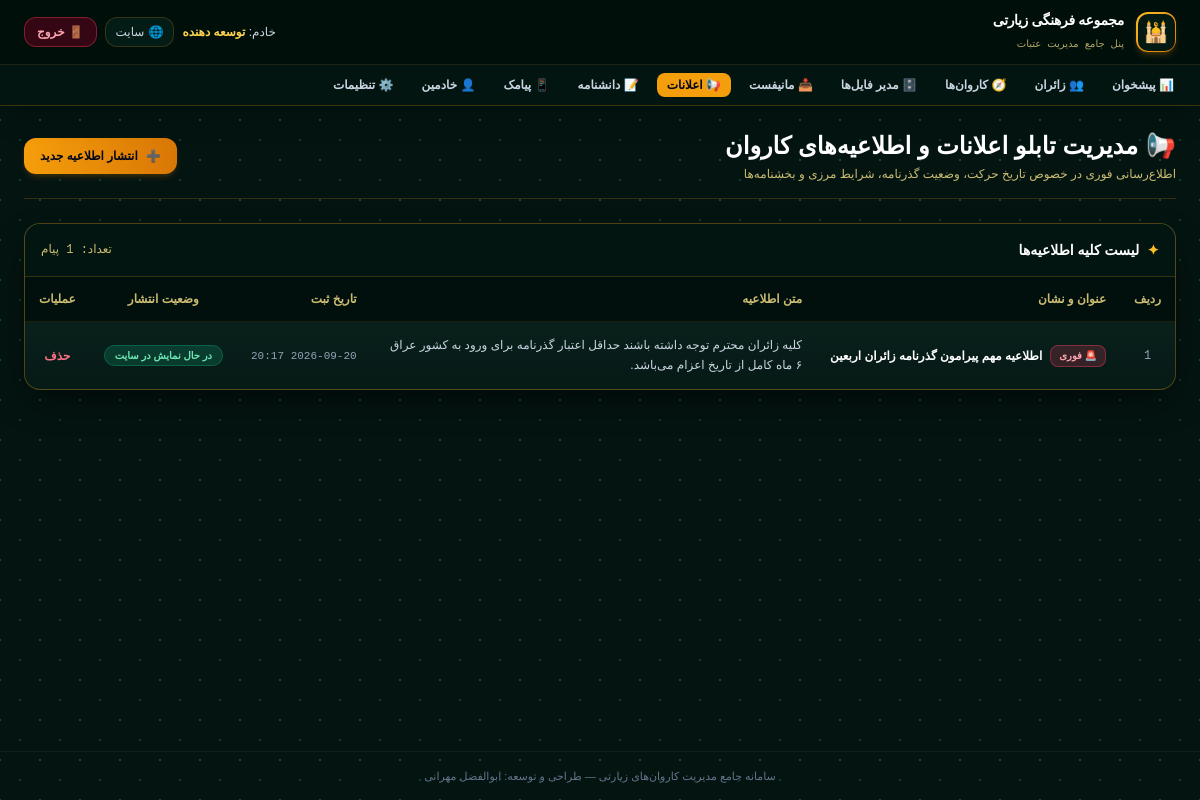
The page /admin/announcements.php (signed in) on the database its author committed.
### tables this page shows
CREATE TABLE `announcements` (
  `id` int(11) NOT NULL,
  `title` varchar(255) NOT NULL,
  `content` text NOT NULL,
  `badge_type` enum('urgent','info','success') DEFAULT 'info',
  `is_active` tinyint(1) DEFAULT 1,
  `created_at` timestamp NOT NULL DEFAULT current_timestamp(),
  `status` enum('active','inactive') DEFAULT 'active'
);

### db.php (called while the page is built, shortened)
<?php
function safe($data) {
    return htmlspecialchars(trim((string)$data), ENT_QUOTES, 'UTF-8');
}

### admin/announcements.php (the view, shortened to what this page needs)
<?php
require_once __DIR__ . '/header.php';
$announcements = $conn->query("SELECT * FROM announcements ORDER BY id DESC")->fetchAll();
?>
<div class="space-y-6">
    <div class="flex flex-col sm:flex-row justify-between items-start sm:items-center pb-4 border-b border-amber-500/20 gap-3">
        <div>
            <h1 class="text-xl sm:text-2xl font-black text-white flex items-center gap-2">
                <span>📢</span> مدیریت تابلو اعلانات و اطلاعیه‌های کاروان
            </h1>
            <p class="text-xs text-amber-200/80 mt-1">اطلاع‌رسانی فوری در خصوص تاریخ حرکت، وضعیت گذرنامه، شرایط مرزی و بخشنامه‌ها</p>
        </div>
        <button onclick="toggleAnnounceForm()"
                class="bg-gradient-to-r from-amber-500 to-amber-600 hover:from-amber-400 hover:to-amber-500 text-slate-950 font-black text-xs px-4 py-2.5 rounded-xl transition shadow-md shadow-amber-600/20 flex items-center gap-2">
            <span id="btn_ann_icon">➕</span>
            <span id="btn_ann_label">انتشار اطلاعیه جدید</span>
        </button>
    </div>
    <div class="rogh-card rounded-2xl overflow-hidden border border-amber-500/30">
        <div class="p-4 border-b border-amber-500/20 flex justify-between items-center bg-[#031511]">
            <div class="flex items-center gap-2">
                <span class="text-amber-400 font-bold text-sm">✦</span>
                <h2 class="font-black text-xs sm:text-sm text-white">لیست کلیه اطلاعیه‌ها</h2>
            </div>
            <span class="text-xs text-amber-200/80 font-mono">تعداد: <?= count($announcements) ?> پیام</span>
        </div>
        <div class="overflow-x-auto">
            <table class="w-full text-right border-collapse text-xs">
                <thead>
                    <tr class="bg-[#02100d] text-amber-200/80 border-b border-amber-500/10">
                        <th class="p-3.5" style="width: 50px;">ردیف</th>
                        <th class="p-3.5">عنوان و نشان</th>
                        <th class="p-3.5">متن اطلاعیه</th>
                        <th class="p-3.5">تاریخ ثبت</th>
                        <th class="p-3.5 text-center">وضعیت انتشار</th>
                        <th class="p-3.5 text-center">عملیات</th>
                    </tr>
                </thead>
                <tbody class="divide-y divide-amber-500/10">
                    <?php if (empty($announcements)): ?>
                        <tr><td colspan="6" class="text-center py-8 text-slate-500">هنوز اطلاعیه‌ای در سامانه ثبت نشده است.</td></tr>
                    <?php else: ?>
                        <?php foreach ($announcements as $idx => $a): ?>
                            <tr class="hover:bg-white/5 transition">
                                <td class="p-3.5 text-slate-400 font-mono text-center"><?= $idx + 1 ?></td>
                                <td class="p-3.5 font-bold text-white whitespace-nowrap">
                                    <div class="flex items-center gap-2">
                                        <?php if ($a['badge_type'] === 'urgent'): ?>
                                            <span class="bg-rose-500/20 text-rose-300 border border-rose-500/40 px-2 py-0.5 rounded-lg text-[10px] font-black">
                                                🚨 فوری
                                            </span>
                                        <?php elseif ($a['badge_type'] === 'success'): ?>
                                            <span class="bg-emerald-500/20 text-emerald-300 border border-emerald-500/40 px-2 py-0.5 rounded-lg text-[10px] font-black">
                                                ✅ خوش‌خبری
                                            </span>
                                        <?php else: ?>
                                            <span class="bg-amber-500/20 text-amber-300 border border-amber-500/40 px-2 py-0.5 rounded-lg text-[10px] font-black">
                                                📌 عمومی
                                            </span>
                                        <?php endif; ?>
                                        <span><?= safe($a['title']) ?></span>
                                    </div>
                                </td>
                                <td class="p-3.5 text-slate-300 max-w-md leading-relaxed">
                                    <?= nl2br(safe($a['content'])) ?>
                                </td>
                                <td class="p-3.5 text-slate-400 font-mono text-[11px] whitespace-nowrap">
                                    <?= substr($a['created_at'], 0, 16) ?>
                                </td>
                                <td class="p-3.5 text-center whitespace-nowrap">
                                    <a href="announcements.php?action=toggle&id=<?= $a['id'] ?>"
                                       class="px-2.5 py-1 rounded-xl text-[10px] font-bold transition <?= $a['is_active'] ? 'bg-emerald-500/20 text-emerald-300 border border-emerald-500/30 hover:bg-emerald-500/30' : 'bg-slate-700/60 text-slate-400 border border-slate-600 hover:bg-slate-700' ?>">
                                        <?= $a['is_active'] ? 'در حال نمایش در سایت' : 'مخفی / غیرفعال' ?>
                                    </a>
                                </td>
                                <td class="p-3.5 text-center whitespace-nowrap">
                                    <a href="announcements.php?action=delete&id=<?= $a['id'] ?>"
                                       onclick="return confirm('آیا از حذف این اطلاعیه مطمئن هستید؟')"
                                       class="text-rose-400 hover:text-rose-300 font-bold hover:underline text-xs">
                                        حذف
                                    </a>
                                </td>
                            </tr>
                        <?php endforeach; ?>
                    <?php endif; ?>
                </tbody>
            </table>
        </div>
    </div>
</div>
<?php require_once __DIR__ . '/footer.php'; ?>

### admin/header.php (style rules this page uses)
body { font-family: 'Vazirmatn', Tahoma, sans-serif; background-color: #041411; color: #f8fafc; }
.islami-bg { background-color: #041411; background-image: radial-gradient(#0f382f 1.2px, transparent 1.2px), radial-gradient(#14483c 1.2px, #041411 1.2px); background-size: 40px 40px; background-position: 0 0, 20px 20px; }
.rogh-card { background: linear-gradient(180deg, rgba(13, 44, 38, 0.95) 0%, rgba(6, 26, 22, 0.98) 100%); border: 1px solid rgba(212, 175, 55, 0.28); box-shadow: 0 15px 35px -10px rgba(0, 0, 0, 0.65); }

### rows shown on the page
announcements: badge_type "🚨 فوری", title "اطلاعیه مهم پیرامون گذرنامه زائران اربعین", content "کلیه زائران محترم توجه داشته باشند حداقل اعتبار گذرنامه برای ورود به کشور عراق ۶ ماه کامل از تاریخ اعزام می‌باشد.", created_at "2026-09-20 20:17", is_active "در حال نمایش در سایت"

### other values the page prints
safe($settings['site_title'] ?? 'کاروان زیارتی محبان اهل‌بیت (ع)') "مجموعه فرهنگی زیارتی"
safe($admin_name) "توسعه دهنده"
